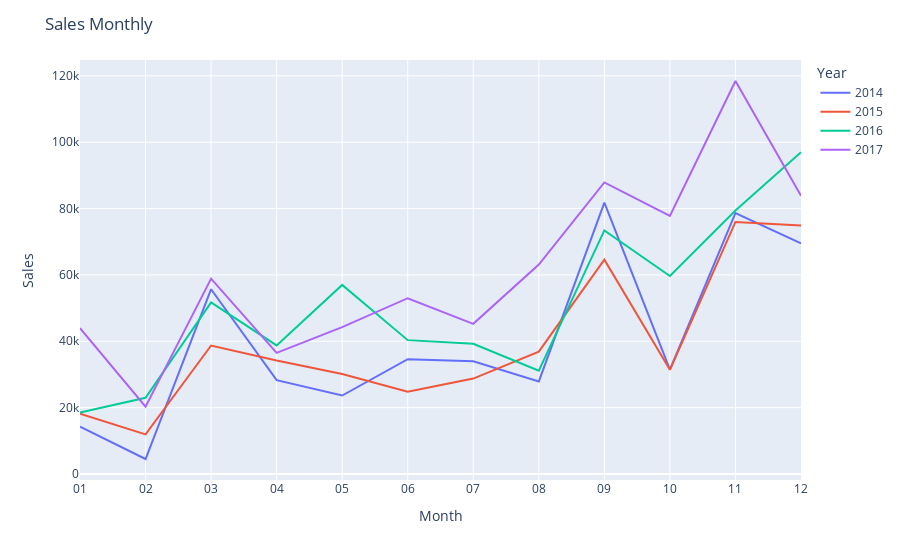

Write notebook code for a chart like this one.
### Code cell
# Monthly Sales
sales_monthly_over_years = pd.read_sql(
    """
    SELECT
    SUBSTR(OrderDate, 1, 4) AS Year,
    SUBSTR(OrderDate, 6, 2) AS Month,
    SUM(Sales) / 100.0 AS Sales
    FROM Orders
    JOIN OrdersDetails
    ON Orders.OrderID = OrdersDetails.OrderID
    GROUP BY Year, Month
    """, db_conn)

fig = px.line(sales_monthly_over_years, x='Month', y='Sales', color='Year')
fig.update_layout(title='Sales Monthly')
fig.show()

### Figure 1 — Plotly figure (JSON) as saved in the notebook; plotly's stock layout.template omitted (floating-point values rounded to 4 significant figures)
{"data": [{"hovertemplate": "Year=2014<br>Month=%{x}<br>Sales=%{y}<extra></extra>", "legendgroup": "2014", "line": {"color": "#636efa", "dash": "solid"}, "marker": {"symbol": "circle"}, "mode": "lines", "name": "2014", "orientation": "v", "showlegend": true, "type": "scatter", "x": ["01", "02", "03", "04", "05", "06", "07", "08", "09", "10", "11", "12"], "xaxis": "x", "y": [14240.0, 4520.0, 55690.0, 28300.0, 23650.0, 34590.0, 33950.0, 27910.0, 81780.0, 31450.0, 78630.0, 69540.0], "yaxis": "y"}, {"hovertemplate": "Year=2015<br>Month=%{x}<br>Sales=%{y}<extra></extra>", "legendgroup": "2015", "line": {"color": "#EF553B", "dash": "solid"}, "marker": {"symbol": "circle"}, "mode": "lines", "name": "2015", "orientation": "v", "showlegend": true, "type": "scatter", "x": ["01", "02", "03", "04", "05", "06", "07", "08", "09", "10", "11", "12"], "xaxis": "x", "y": [18170.0, 11950.0, 38730.0, 34190.0, 30130.0, 24800.0, 28765, 36900.0, 64600.0, 31400.0, 75970.0, 74920.0], "yaxis": "y"}, {"hovertemplate": "Year=2016<br>Month=%{x}<br>Sales=%{y}<extra></extra>", "legendgroup": "2016", "line": {"color": "#00cc96", "dash": "solid"}, "marker": {"symbol": "circle"}, "mode": "lines", "name": "2016", "orientation": "v", "showlegend": true, "type": "scatter", "x": ["01", "02", "03", "04", "05", "06", "07", "08", "09", "10", "11", "12"], "xaxis": "x", "y": [18540.0, 22980.0, 51720.0, 38750.0, 56990.0, 40340.0, 39260.0, 31110.0, 73410.0, 59690.0, 79410.0, 97000.0], "yaxis": "y"}, {"hovertemplate": "Year=2017<br>Month=%{x}<br>Sales=%{y}<extra></extra>", "legendgroup": "2017", "line": {"color": "#ab63fa", "dash": "solid"}, "marker": {"symbol": "circle"}, "mode": "lines", "name": "2017", "orientation": "v", "showlegend": true, "type": "scatter", "x": ["01", "02", "03", "04", "05", "06", "07", "08", "09", "10", "11", "12"], "xaxis": "x", "y": [43970.0, 20300.0, 58870.0, 36520.0, 44260.0, 52980.0, 45260.0, 63120.0, 87870.0, 77780.0, 118400.0, 83830.0], "yaxis": "y"}], "layout": {"legend": {"title": {"text": "Year"}, "tracegroupgap": 0}, "margin": {"t": 60}, "title": {"text": "Sales Monthly"}, "xaxis": {"anchor": "y", "domain": [0, 1], "title": {"text": "Month"}}, "yaxis": {"anchor": "x", "domain": [0, 1], "title": {"text": "Sales"}}}}
